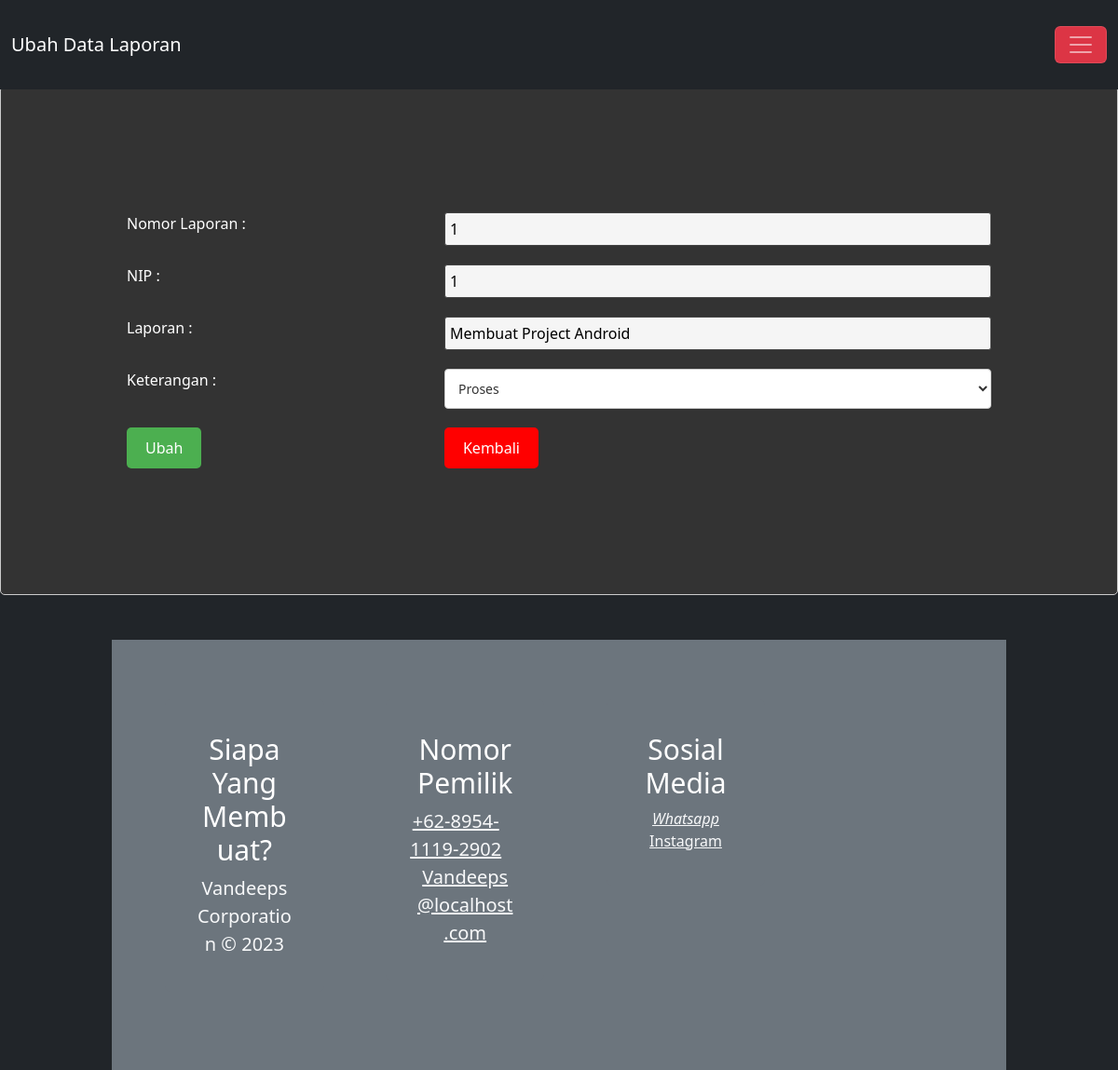
Page /editLaporan.php?Id_lap=1 on the earlier database version.
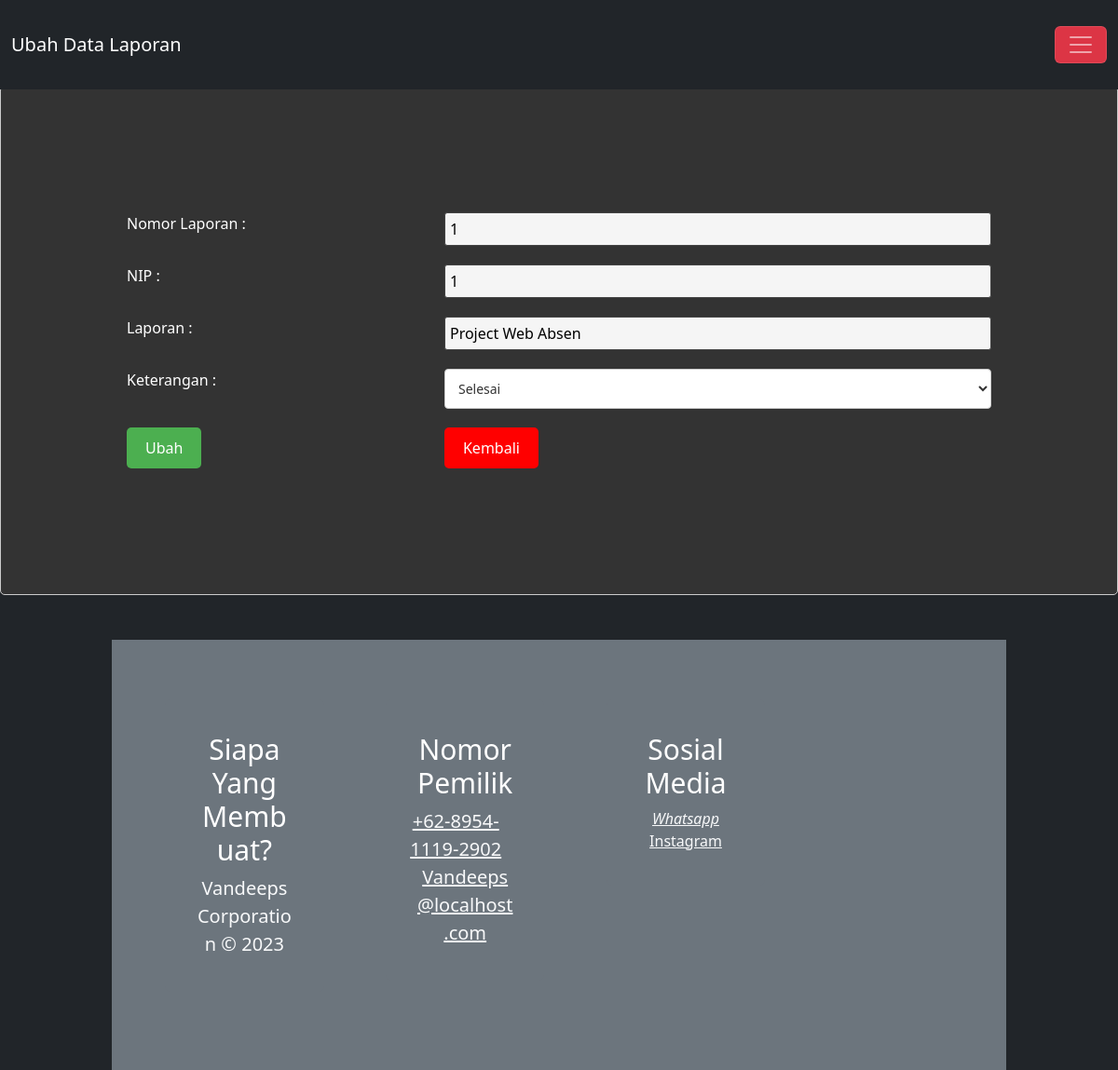
Same page on the later database version.
### tables this page shows
CREATE TABLE `lap_keg` (
  `Id_lap` int(11) NOT NULL,
  `NIP` varchar(100) NOT NULL,
  `laporan` varchar(100) NOT NULL,
  `ket` enum('Selesai','Proses','Belum') NOT NULL
);

### editLaporan.php (the view, shortened to what this page needs)
<!DOCTYPE html>
<html lang="en">
<head>
    <link rel="stylesheet" href="style1.css" />
  <link href="https://cdn.jsdelivr.net/npm/bootstrap@5.3.1/dist/css/bootstrap.min.css" rel="stylesheet">
</head>
<body>
<a class="btn btn-primary" data-bs-toggle="offcanvas" href="#offcanvasExample" role="button" aria-controls="offcanvasExample">
</a>
<nav class="navbar navbar-dark bg-dark fixed-top">
  <div class="container-fluid">
    <a class="navbar-brand" href="#">Ubah Data Laporan</a>
    <button class="navbar-toggler" type="button" data-bs-toggle="offcanvas" data-bs-target="#offcanvasDarkNavbar" aria-controls="offcanvasDarkNavbar" aria-label="Toggle navigation">
      <span class="navbar-toggler-icon"></span>
    </button>
  </div>
</nav>
</head>
<body>
<h3 align="center">Ubah Data</h3>
    <?php
    include "koneksi.php";
    if(isset($_GET['Id_lap'])){
    $a = $_GET['Id_lap'];
    $data =  "SELECT * FROM lap_keg WHERE Id_lap = '$a'";
    $sql = mysqli_query($koneksi,$data);
    while ($data = mysqli_fetch_array($sql)){
        ?>
  <form action="procEditlaporan.php" method="post">
    <table>
      <tbody>
      <tr>
                <td>Nomor Laporan : </td>
                <td><input type="text" name="Id_lap" maxlength="11" value="<?php echo $data['Id_lap']?>" readonly=""></td>
            </tr>
      <tr>
                <td>NIP : </td>
                <td><input type="text" name="NIP" maxlength="11" value="<?php echo $data['NIP']?>" readonly=""></td>
            </tr>
            <tr>
                <td>Laporan : </td>
                <td><input type="text" name="laporan" maxlength="100" value="<?php echo $data['laporan']?>"></td>
    </tr>
            <tr>
            <td>Keterangan : </td>
<td>
  <select name="ket">
    <option value="Selesai" <?php if ($data['ket'] == "Selesai") echo "selected"; ?>>Selesai</option>
    <option value="Proses" <?php if ($data['ket'] == "Proses") echo "selected"; ?>>Proses</option>
  </select>
</td>
            </tr>
            <tr>
                <td><input class="button-simpan" type="submit" value="Ubah"></td>
                <td><input class="button-kembali" type="button" value="Kembali" onclick="history.go(-1);"></td>
            </tr>
    </table>
    </form>
    <?php
    }
}
    ?>
<footer>
		<div class="jumbotron jumbotron-fluid bg-secondary p-4 mt-5 mb-0">
			<div class="container">
				<div class="row">
					<div class="col-12 col-sm-12 col-md-12 col-lg-4 col-xl-4 cizgi">
						<div class="card bg-secondary border-0">
							<div class="card-body text-light text-center">
								<h5 class="card-title text-white display-4" style="font-size:30px">Siapa Yang Membuat?</h5>
							<p class="d-inline lead">Vandeeps Corporation © 2023<br>
							</p>
							</div>
						</div>
					</div>
					<div class="col-12 col-sm-12 col-md-6 col-lg-4 col-xl-4 cizgi">
						<div class="card bg-secondary border-0">
							<div class="card-body text-center">
								<h5 class="card-title text-white display-4" style="font-size:30px">Nomor Pemilik</h5>
								<a class="text-light d-block lead" style="margin-left: -20px" href="https://wa.me/+62895411192902"><i class="fa fa-phone mr-2"></i>+62-8954-1119-2902</a>
								<a class="text-light d-block lead" href="#"><i class="fa fa-envelope mr-2"></i>Vandeeps@localhost.com</a>
							</div>
						</div>
					</div>
					<div class="col-12 col-sm-12 col-md-6 col-lg-4 col-xl-4">
						<div class="card bg-secondary border-0">
							<div class="card-body text-center">
							<h5 class="card-title text-white display-4" style="font-size:30px">Sosial Media</h5>
									<a class="text-light" href="https://wa.me/+62895411192902"><i class="fa fa-twitter-square fa-fw fa-2x">Whatsapp</i></a>
									<a class="text-light" href="https://instagram.com/evannsss._?igshid=OGQ5ZDc2ODk2ZA=="><i class="fa fa-instagram fa-fw fa-2x"></i>Instagram</a>
							</div>
						</div>
					</div>
				</div>
			</div>
		</div>
	</footer>
</body>
</html>

Differences in the rows shown:
changed lap_keg id 1: laporan "Membuat Project Android" → "Project Web Absen"; ket "Proses" → "Selesai"
